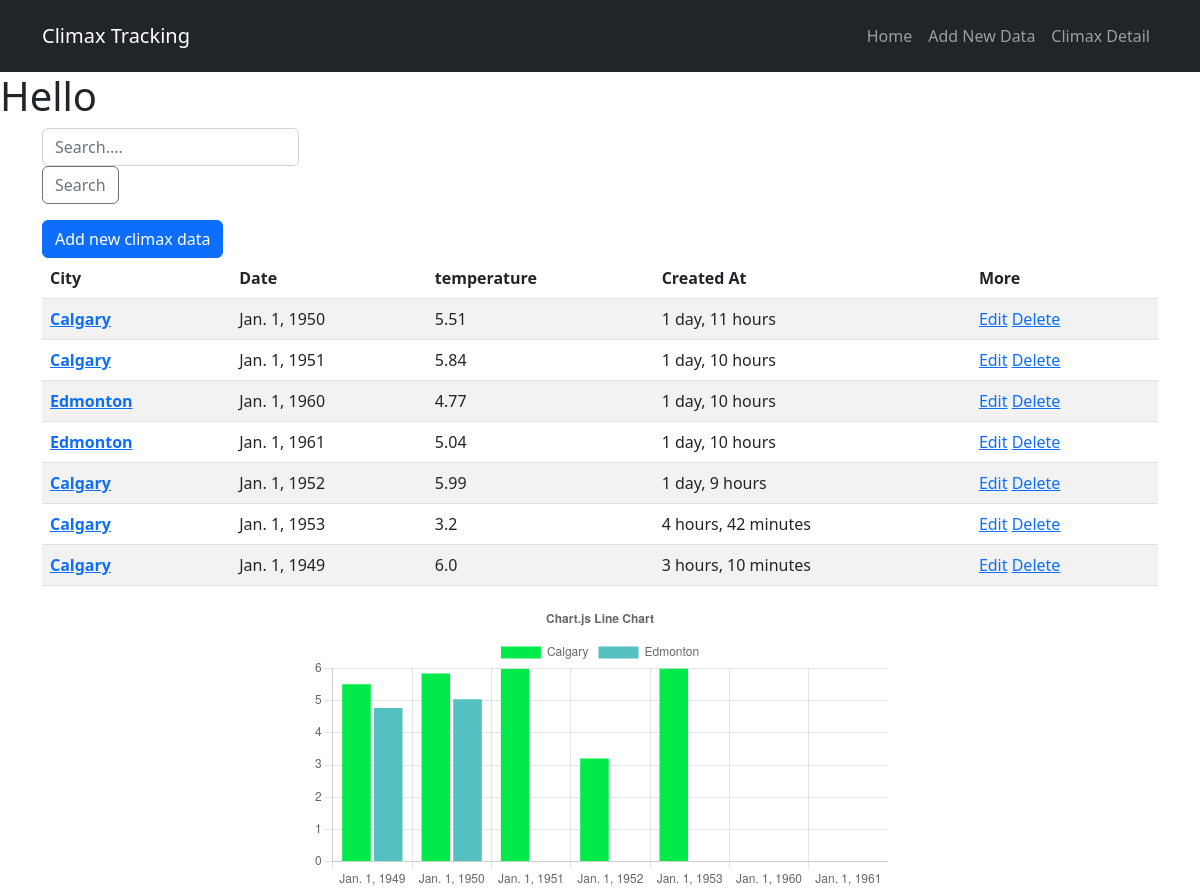
Before: / with the older database file.
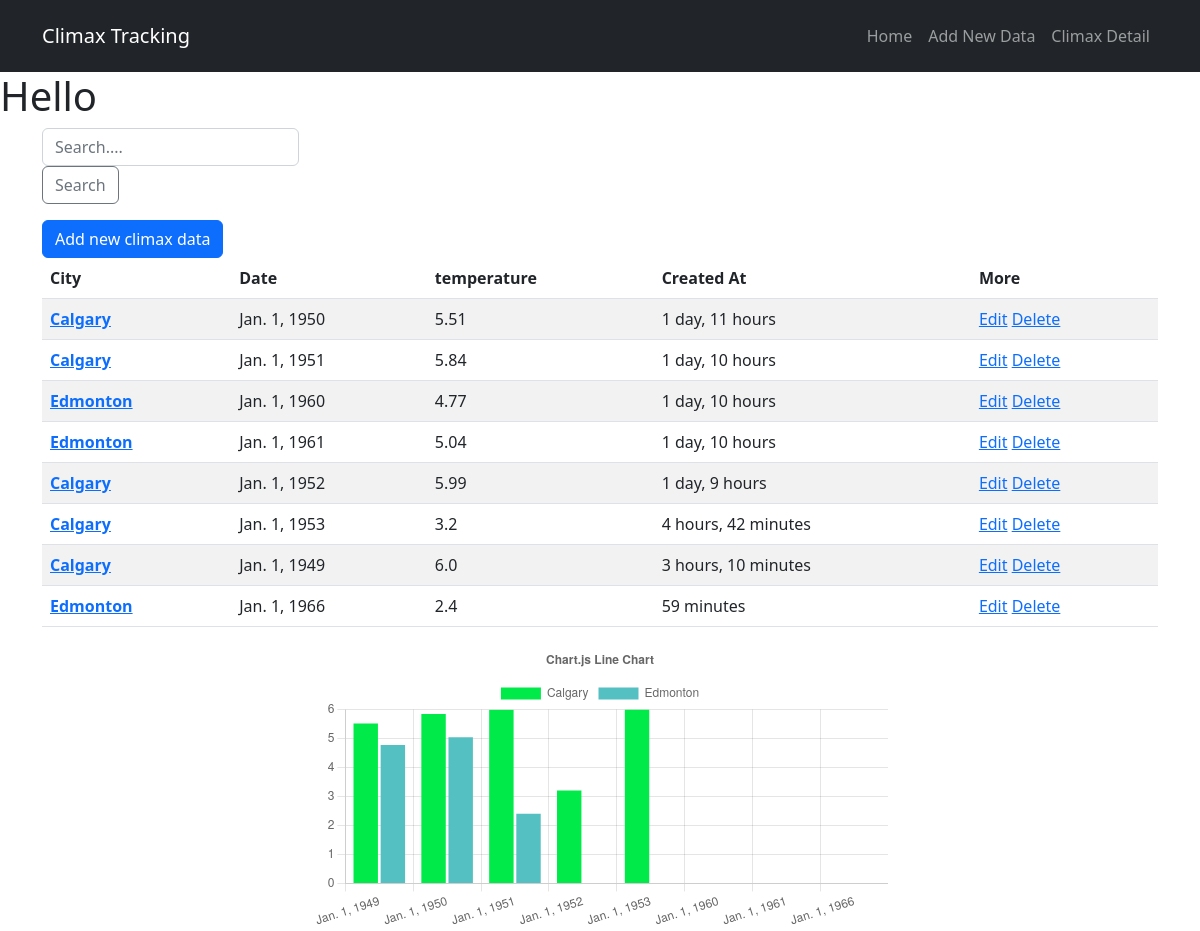
After: the same page with the newer database file.
### base/models.py (models this page shows)
class Climax(models.Model):
    city = models.ForeignKey(City, on_delete= models.CASCADE)
    date = models.DateField()
    temperature = models.FloatField()
    created = models.DateTimeField(auto_now_add=True)

class City(models.Model):
    name = models.CharField(max_length = 200)
    latitude = models.FloatField()
    longitude = models.FloatField()
    def __str__(self):
        return self.name

### base/views.py (the view)
# urls.py: path('', views.home, name = "home"),
def home(request):
    q = request.GET.get('q') if request.GET.get('q') != None else''
    city = City.objects.all()
    climaxs = Climax.objects.filter(
        Q(city__name__icontains=q) |
        Q(temperature__icontains =q)|
        Q(date__icontains = q)
    )
    context = {
        'city' : city,
        'climaxs': climaxs}
    return render(request, 'base/home.html', context)

### base/templates/base/home.html
{% extends 'main.html' %}
{% block content %}
<h1>Hello </h1>
<div class="container">
    <div class="input-group mb-3 w-50">
        <form action="{% url 'home' %}" method="GET">
            <input type="text" class="form-control" placeholder="Search...." name = "q" aria-label="Recipient's username" aria-describedby="button-addon2">
            <button class="btn btn-outline-secondary" type="submit" id="button-addon2">Search</button>
        </form>
    </div>
    <a class="btn btn-primary" href="{% url 'createClimax' %}">Add new climax data</a>
</div>
<div class="container">
    <table class="table table-striped">
        <thead>
        <tr>
            <th scope="col">City</th>
            <th scope="col">Date</th>
            <th scope="col">temperature</th>
            <th scope="col">Created At</th>
            <th scope="col">More</th>
        </tr>
        </thead>
        <tbody>
        {% for climax in climaxs %}
        <tr>
            <th scope="row"><a href="climax/{{climax.city}}">{{climax.city}}</a></th>
            <td>{{climax.date}}</td>
            <td>{{climax.temperature}}</td>
            <td>{{climax.created | timesince}}</td>
            <td><a href="{% url 'updateClimax' climax.id %}">Edit</a>
                <a href="{% url 'deleteClimax' climax.id %}">Delete</a>
            </td>
        </tr>
        {% endfor %}
        </tbody>
    </table>
</div>
<div class="w-50 container">
    <canvas id="myChart"></canvas>
</div>
<script>
const labels = [
    {% for climax in climaxs %}
    "{{climax.date}}",
    {% endfor %}
    ].sort();
function ramdomColor(){
    return `rgb(${Math.random()*255}, ${Math.random()*255}, ${Math.random()*255})`
}
const data = {
  labels: labels,
  datasets: [
    {% for location in city %}
    {
        label: '{{location.name}}',
        backgroundColor: ramdomColor(),
        borderColor: ramdomColor(),
        data: [
        {% for climax in location.climax_set.all%}
            {% if location == climax.city %}
                "{{climax.temperature}}",
            {% endif %}
        {% endfor %}
        ],
      },
    {% endfor %}
 ]
};
const config = {
  type: 'bar',
  data: data,
  options: {
    responsive: true,
    plugins: {
      legend: {
        position: 'top',
      },
      title: {
        display: true,
        text: 'Chart.js Line Chart'
      }
    }
  },
};
</script>
<script>
    const myChart = new Chart(
        document.getElementById('myChart'),
        config
    );
</script>
{% endblock %}

Changed rows visible on the page:
added Climax: city "Edmonton", date "Jan. 1, 1966", temperature "2.4", created "59 minutes"
Other visible differences:
chart data {{ climax.temperature }}: 5.51, 5.84, 5.99, 3.2, 6.0, 4.77, 5.04 → 5.51, 5.84, 5.99, 3.2, 6.0, 4.77, 5.04, 2.4
